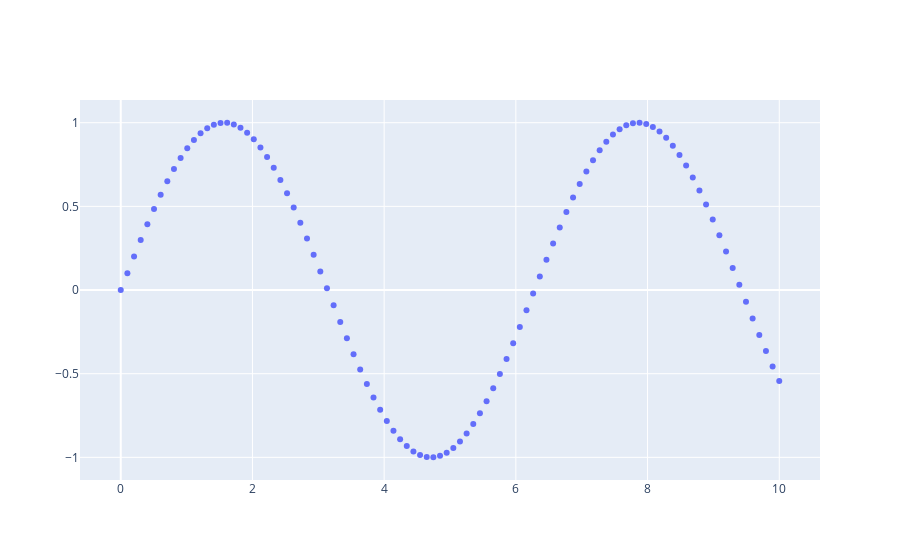

The cell this chart's notebook holds for it:
### Code cell
fig = go.Figure(data=go.Scatter(x=t, y=y, mode="markers"))
fig.show()
